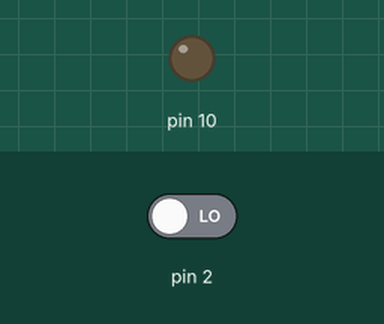
The sketch below on a simulated Arduino Uno, built with avr-gcc and run on an emulated ATmega328P. Shown: output pins drawn as LEDs (lit = HIGH). The test bench sets the inputs (shaded band); at power-on: pin 2 LOW.

Above: at 1.2 s.
1.3 s: pin 2 driven HIGH
At 1.6 s:
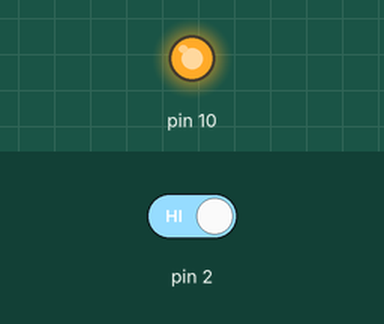
2.8 s: pin 2 driven LOW
At 4.0 s:
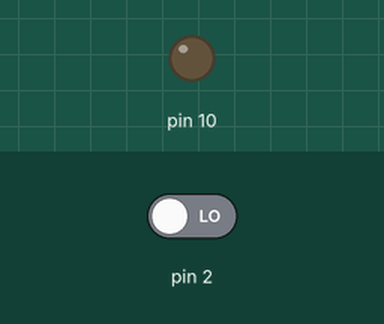
Timing chart, 0 to 5.8 s (numbered marks = the images above; inputs shaded):
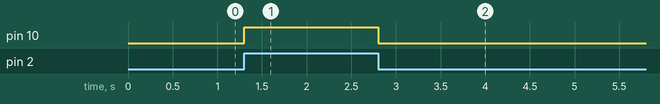

The sketch:

inclass_LED.ino
```cpp
int val = 0;

void setup() {
  // this makes my pin an output pin
  pinMode(10, OUTPUT);
  pinMode(2, INPUT);

  //Let's talk
  //  Serial.begin(9600); //speak at baud rate
}

void loop() {
  val = digitalRead(2);
  if (val == 1) {
    digitalWrite(10, HIGH);
  } else {
    analogWrite(10, LOW);
  }
}
```

Measured:
- after the input at 1.3 s, pin 10: LOW → HIGH at once
- after the input at 2.8 s, pin 10: HIGH → LOW at once
